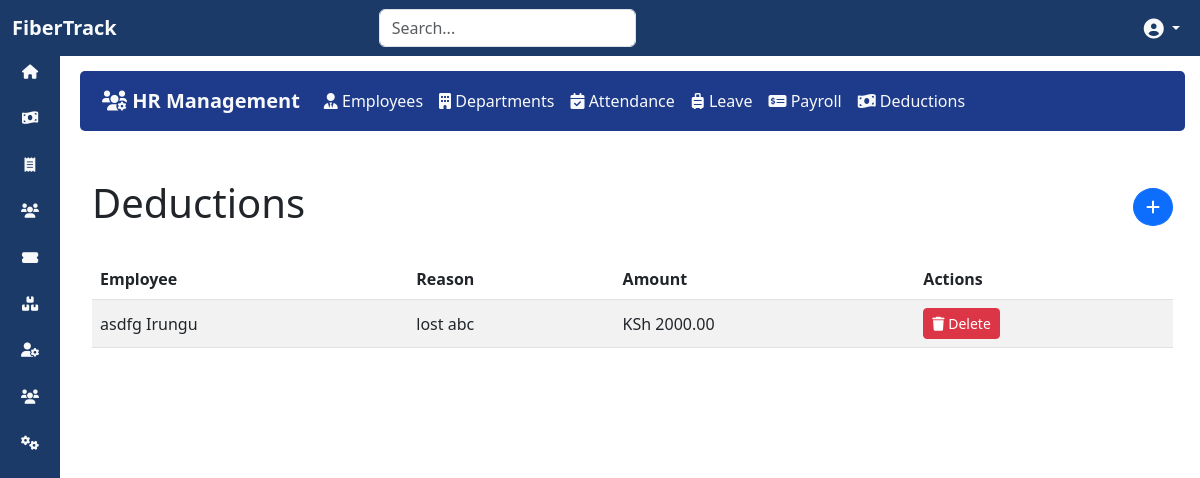
/hr/deductions/ (signed in), run on the app's committed database.
### hr/models.py (models this page shows, shortened)
class Deduction(models.Model):
    employee = models.ForeignKey(Employee, on_delete=models.CASCADE, related_name='deductions')
    reason = models.CharField(max_length=255)
    amount = models.DecimalField(max_digits=10, decimal_places=2)
    date = models.DateField(auto_now_add=True)  # Add this field to track the date of the deduction

class Employee(models.Model):
    employee_id = models.CharField(max_length=10, unique=True, editable=False)
    first_name = models.CharField(max_length=100)
    last_name = models.CharField(max_length=100)
    email = models.EmailField()
    phone = models.CharField(max_length=15)
    address = models.CharField(max_length=100)
    national_id = models.CharField(max_length=20, unique=True)
    emergency_contact_name = models.CharField(max_length=100, null=True, blank=True)
    emergency_contact_phone = models.CharField(max_length=15, null=True, blank=True)
    department = models.ForeignKey('Department', on_delete=models.SET_NULL, null=True, blank=True)
    job_title = models.CharField(max_length=100, null=True, blank=True)
    hire_date = models.DateField()
    salary = models.DecimalField(max_digits=10, decimal_places=2)
    is_active = models.BooleanField(default=True)
    bank = models.CharField(max_length=100, null=True, blank=True)
    branch = models.CharField(max_length=100, null=True, blank=True)
    account_number = models.CharField(max_length=50, null=True, blank=True)
    profile_photo = models.ImageField(upload_to='employee_photos/', null=True, blank=True)
    id_scan_front = models.ImageField(upload_to='id_scans/', null=True, blank=True)
    id_scan_back = models.ImageField(upload_to='id_scans/', null=True, blank=True)
    additional_documents = models.FileField(upload_to='employee_documents/', null=True, blank=True)
    def __str__(self):
        return f"{self.first_name} {self.last_name}"

### hr/views.py (the view)
# urls.py: path('deductions/', views.deduction_list, name='deduction_list'),
@login_required(login_url='/auth/login/')
def deduction_list(request):
    deductions = Deduction.objects.all().order_by('-date')
    form = DeductionForm()  # The form will allow adding a new deduction
    context = {
        'deductions': deductions,
        'form': form,
    }
    return render(request, 'hr/deduction_list.html', context)

### hr/forms.py
class DeductionForm(forms.ModelForm):
    class Meta:
        model = Deduction
        fields = ['employee','reason', 'amount']

### hr/templates/hr/deduction_list.html (shortened to what this page needs)
{% extends 'base.html' %}
{% block content %}
    {% include 'hr/hr_navbar.html' %}
<div class="container mt-5">
    <div class="d-flex justify-content-between align-items-center mb-4">
        <h1 class="text-darkblue">Deductions</h1>
        <button class="btn btn-primary rounded-circle" data-bs-toggle="modal" data-bs-target="#addDeductionModal">
            <i class="fas fa-plus"></i>
        </button>
    </div>
    <div class="table-responsive">
        <table class="table table-hover table-striped align-middle">
            <thead class="bg-darkblue text-white">
                <tr>
                    <th>Employee</th>
                    <th>Reason</th>
                    <th>Amount</th>
                    <th>Actions</th>
                </tr>
            </thead>
            <tbody>
                {% for deduction in deductions %}
                <tr>
                    <td>{{ deduction.employee.first_name }} {{ deduction.employee.last_name }}</td>
                    <td>{{ deduction.reason }}</td>
                    <td>KSh {{ deduction.amount|floatformat:2 }}</td>
                    <td>
                        <button class="btn btn-danger btn-sm" data-bs-toggle="modal" data-bs-target="#deleteDeductionModal-{{ deduction.id }}">
                            <i class="fas fa-trash"></i> Delete
                        </button>
                    </td>
                </tr>
                {% endfor %}
            </tbody>
        </table>
    </div>
</div>
{% endblock %}

### static/css/style.css (style rules this page uses)
:root { --dark-blue: #1b3a67; --dark-red: #8b0000; --light-gray: #f8f9fa; }
body { background-color: var(--light-gray); }
button { border-radius: 5px; transition: all 0.3s ease; }

### data on the page
Deduction: employee.first_name "asdfg", employee.last_name "Irungu", reason "lost abc", amount "2000.00"
